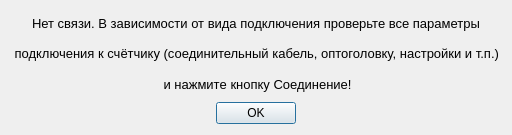
<?xml version="1.0" encoding="UTF-8"?>
<ui version="4.0">
 <class>Dialog_disconnect</class>
 <widget class="QDialog" name="Dialog_disconnect">
  <property name="enabled">
   <bool>true</bool>
  </property>
  <property name="geometry">
   <rect>
    <x>0</x>
    <y>0</y>
    <width>512</width>
    <height>135</height>
   </rect>
  </property>
  <property name="sizePolicy">
   <sizepolicy hsizetype="Fixed" vsizetype="Preferred">
    <horstretch>0</horstretch>
    <verstretch>0</verstretch>
   </sizepolicy>
  </property>
  <property name="acceptDrops">
   <bool>false</bool>
  </property>
  <property name="windowTitle">
   <string>Dialog</string>
  </property>
  <property name="layoutDirection">
   <enum>Qt::LeftToRight</enum>
  </property>
  <layout class="QVBoxLayout" name="verticalLayout">
   <item alignment="Qt::AlignHCenter">
    <widget class="QLabel" name="label">
     <property name="enabled">
      <bool>true</bool>
     </property>
     <property name="sizePolicy">
      <sizepolicy hsizetype="Preferred" vsizetype="Preferred">
       <horstretch>0</horstretch>
       <verstretch>0</verstretch>
      </sizepolicy>
     </property>
     <property name="font">
      <font>
       <pointsize>10</pointsize>
      </font>
     </property>
     <property name="tabletTracking">
      <bool>false</bool>
     </property>
     <property name="text">
      <string>Нет связи. В зависимости от вида подключения проверьте все параметры</string>
     </property>
    </widget>
   </item>
   <item>
    <widget class="QLabel" name="label_2">
     <property name="font">
      <font>
       <pointsize>10</pointsize>
      </font>
     </property>
     <property name="text">
      <string> подключения к счётчику (соединительный кабель, оптоголовку, настройки и т.п.)</string>
     </property>
    </widget>
   </item>
   <item alignment="Qt::AlignHCenter">
    <widget class="QLabel" name="label_3">
     <property name="sizePolicy">
      <sizepolicy hsizetype="Preferred" vsizetype="Ignored">
       <horstretch>0</horstretch>
       <verstretch>0</verstretch>
      </sizepolicy>
     </property>
     <property name="font">
      <font>
       <pointsize>10</pointsize>
      </font>
     </property>
     <property name="tabletTracking">
      <bool>false</bool>
     </property>
     <property name="layoutDirection">
      <enum>Qt::LeftToRight</enum>
     </property>
     <property name="autoFillBackground">
      <bool>true</bool>
     </property>
     <property name="text">
      <string> и нажмитe кнопку Cоединение!</string>
     </property>
    </widget>
   </item>
   <item alignment="Qt::AlignHCenter">
    <widget class="QPushButton" name="pushButton">
     <property name="sizePolicy">
      <sizepolicy hsizetype="Fixed" vsizetype="Fixed">
       <horstretch>0</horstretch>
       <verstretch>0</verstretch>
      </sizepolicy>
     </property>
     <property name="tabletTracking">
      <bool>false</bool>
     </property>
     <property name="text">
      <string>OK</string>
     </property>
    </widget>
   </item>
  </layout>
 </widget>
 <resources/>
 <connections/>
</ui>
